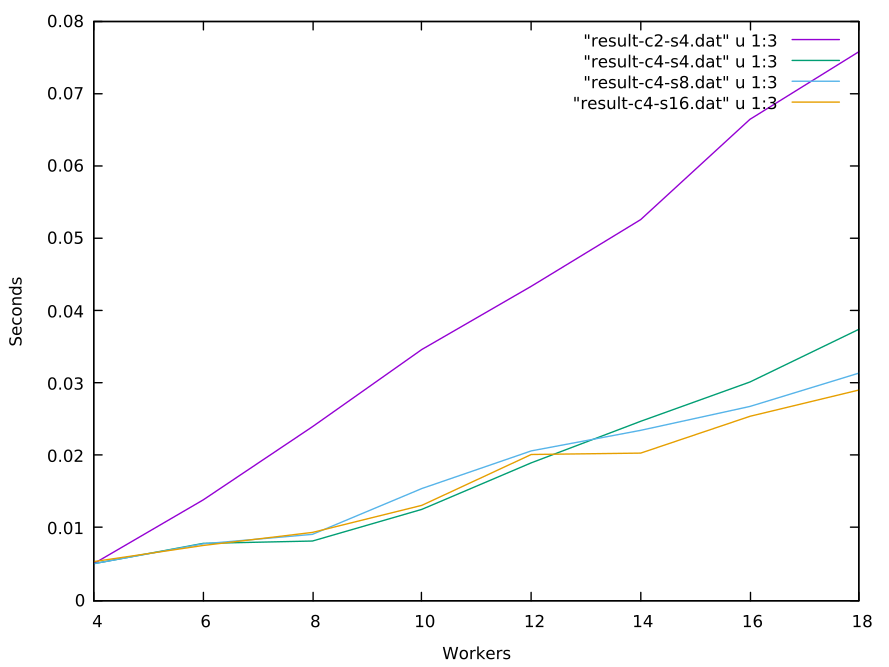

This chart was generated by the following gnuplot code:
#!/usr/bin/gnuplot -persist
#
#    
#    	G N U P L O T
#    	Version 5.2 patchlevel 2    last modified 2017-11-15 
#    
#    	Copyright (C) 1986-1993, 1998, 2004, 2007-2017
#    	Thomas Williams, Colin Kelley and many others
#    
#    	gnuplot home:     http://www.gnuplot.info
#    	faq, bugs, etc:   type "help FAQ"
#    	immediate help:   type "help"  (plot window: hit 'h')
# set terminal qt 0 font "Sans,9"
# set output
unset clip points
set clip one
unset clip two
set errorbars front 1.000000 
set border 31 front lt black linewidth 1.000 dashtype solid
set zdata 
set ydata 
set xdata 
set y2data 
set x2data 
set boxwidth
set style fill  empty border
set style rectangle back fc  bgnd fillstyle   solid 1.00 border lt -1
set style circle radius graph 0.02 
set style ellipse size graph 0.05, 0.03 angle 0 units xy
set dummy x, y
set format x "% h" 
set format y "% h" 
set format x2 "% h" 
set format y2 "% h" 
set format z "% h" 
set format cb "% h" 
set format r "% h" 
set ttics format "% h"
set timefmt "%d/%m/%y,%H:%M"
set angles radians
set tics back
unset grid
unset raxis
set theta counterclockwise right
set style parallel front  lt black linewidth 2.000 dashtype solid
set key title "" center
set key fixed right top vertical Right noreverse enhanced autotitle nobox
set key noinvert samplen 4 spacing 1 width 0 height 0 
set key maxcolumns 0 maxrows 0
set key noopaque
unset label
unset arrow
set style increment default
unset style line
unset style arrow
set style histogram clustered gap 2 title textcolor lt -1
unset object
set style textbox transparent margins  1.0,  1.0 border  lt -1 linewidth  1.0
set offsets 0, 0, 0, 0
set pointsize 1
set pointintervalbox 1
set encoding default
unset polar
unset parametric
unset decimalsign
unset micro
unset minussign
set view 60, 30, 1, 1
set view azimuth 0
set rgbmax 255
set samples 100, 100
set isosamples 10, 10
set surface 
unset contour
set cntrlabel  format '%8.3g' font '' start 5 interval 20
set mapping cartesian
set datafile separator whitespace
unset hidden3d
set cntrparam order 4
set cntrparam linear
set cntrparam levels auto 5
set cntrparam points 5
set size ratio 0 1,1
set origin 0,0
set style data points
set style function lines
unset xzeroaxis
unset yzeroaxis
unset zzeroaxis
unset x2zeroaxis
unset y2zeroaxis
set xyplane relative 0.5
set tics scale  1, 0.5, 1, 1, 1
set mxtics default
set mytics default
set mztics default
set mx2tics default
set my2tics default
set mcbtics default
set mrtics default
set nomttics
set xtics border in scale 1,0.5 mirror norotate  autojustify
set xtics  norangelimit autofreq 
set ytics border in scale 1,0.5 mirror norotate  autojustify
set ytics  norangelimit autofreq 
set ztics border in scale 1,0.5 nomirror norotate  autojustify
set ztics  norangelimit autofreq 
unset x2tics
unset y2tics
set cbtics border in scale 1,0.5 mirror norotate  autojustify
set cbtics  norangelimit autofreq 
set rtics axis in scale 1,0.5 nomirror norotate  autojustify
set rtics  norangelimit autofreq 
unset ttics
set title "" 
set title  font "" norotate
set timestamp bottom 
set timestamp "" 
set timestamp  font "" norotate
set trange [ * : * ] noreverse nowriteback
set urange [ * : * ] noreverse nowriteback
set vrange [ * : * ] noreverse nowriteback
set xlabel "Workers" 
set xlabel  font "" textcolor lt -1 norotate
set x2label "" 
set x2label  font "" textcolor lt -1 norotate
set xrange [ * : * ] noreverse nowriteback
set x2range [ * : * ] noreverse nowriteback
set ylabel "Seconds" 
set ylabel  font "" textcolor lt -1 rotate
set y2label "" 
set y2label  font "" textcolor lt -1 rotate
set yrange [ * : * ] noreverse nowriteback
set y2range [ * : * ] noreverse nowriteback
set zlabel "" 
set zlabel  font "" textcolor lt -1 norotate
set zrange [ * : * ] noreverse nowriteback
set cblabel "" 
set cblabel  font "" textcolor lt -1 rotate
set cbrange [ * : * ] noreverse nowriteback
set rlabel "" 
set rlabel  font "" textcolor lt -1 norotate
set rrange [ * : * ] noreverse nowriteback
unset logscale
unset jitter
set zero 1e-08
set lmargin  -1
set bmargin  -1
set rmargin  -1
set tmargin  -1
set locale "sv_SE.UTF-8"
set pm3d explicit at s
set pm3d scansautomatic
set pm3d interpolate 1,1 flush begin noftriangles noborder corners2color mean
set pm3d nolighting
set palette positive nops_allcF maxcolors 0 gamma 1.5 color model RGB 
set palette rgbformulae 7, 5, 15
set colorbox default
set colorbox vertical origin screen 0.9, 0.2 size screen 0.05, 0.6 front  noinvert bdefault
set style boxplot candles range  1.50 outliers pt 7 separation 1 labels auto unsorted
set loadpath 
set fontpath 
set psdir
set fit brief errorvariables nocovariancevariables errorscaling prescale nowrap v5
GNUTERM = "qt"
## Last datafile plotted: "result-c4-s16.dat"
plot "result-c2-s4.dat" u 1:3 w lines, "result-c4-s4.dat" u 1:3 w lines, "result-c4-s8.dat" u 1:3 w lines, "result-c4-s16.dat" u 1:3 w lines
#    EOF
